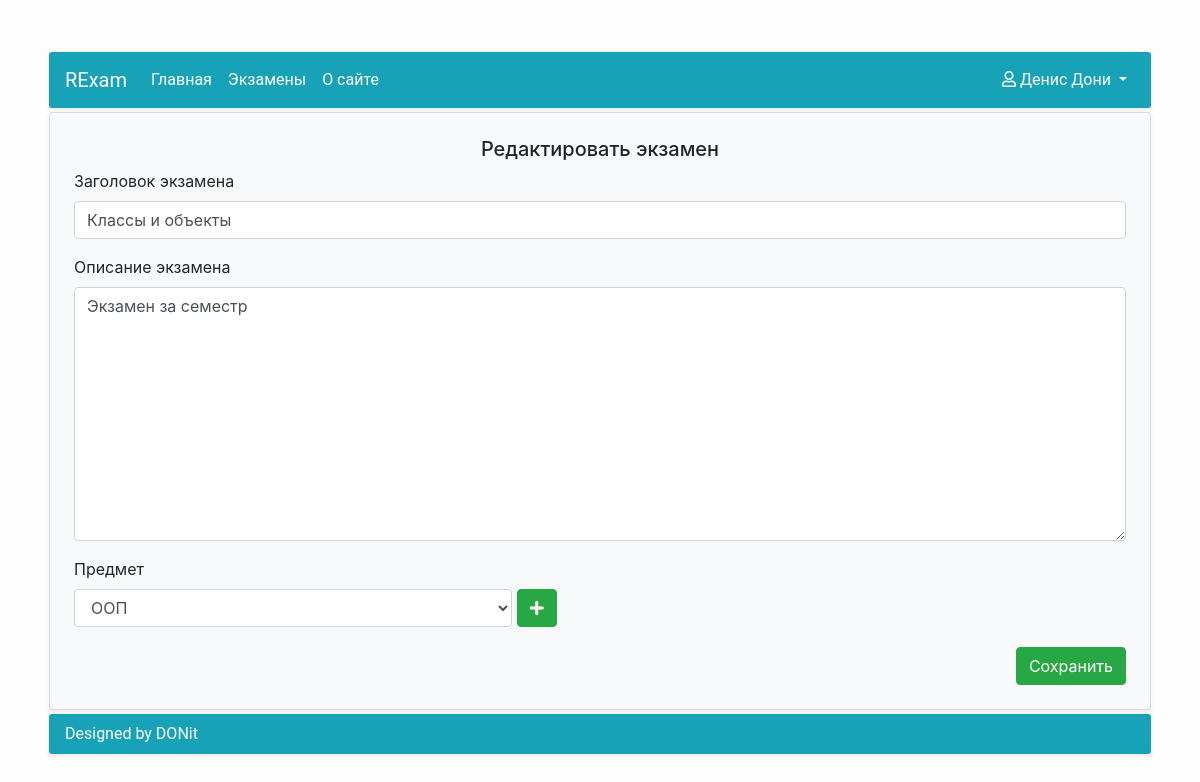
The app's page /exams/exam_update/18 (signed in) with its own data.
### Accounts/models.py (models this page shows, shortened)
class UserAccount(AbstractUser):
    middle_name = models.CharField(max_length=20, blank=True, null=False, verbose_name=u'Отчество')
    study_group = models.ForeignKey(StudyGroup, on_delete=models.SET_NULL, null=True, blank=True)
    REQUIRED_FIELDS = ['email', 'first_name', 'last_name']
    class Meta:
        verbose_name = u'Пользователь'
        verbose_name_plural = u'Пользователи'

### Exams/models.py (models this page shows, shortened)
class Exam(Model):
    exam_header = CharField(max_length=30, blank=False, null=False, verbose_name=u'Заголовок экзамена')
    exam_description = TextField(blank=False, null=True, verbose_name=u'Описание экзамена')
    exam_date = DateField(auto_now_add=True, blank=False, null=True, verbose_name=u'Дата создания')
    exam_subject = ForeignKey(Subject, blank=False, null=True, on_delete=SET_NULL, verbose_name=u'Предмет')
    exam_author = ForeignKey(UserAccount, blank=False, null=True, on_delete=SET_NULL, verbose_name=u'Автор')
    class Meta:
        verbose_name = u'Экзамен'
        verbose_name_plural = u'Экзамены'

### Exams/views.py (the view, shortened to what this page needs)
# urls.py: path('exam_update/<pk>', ExamUpdate.as_view(), name='ExamUpdate'),
class ExamUpdate(PermissionRequiredMixin, UpdateView):
    model = Exam
    permission_required = 'Exams.change_exam'
    form_class = ExamsCreateForm
    template_name = 'Exams/ExamUpdate.html'

### Exams/forms.py
class ExamsCreateForm(ModelForm):
    class Meta:
        model = Exam
        fields = ('exam_header', 'exam_description', 'exam_subject')
        widgets = {
            'exam_header': TextInput(attrs={'class': 'form-control', 'placeholder': 'Заголовок'}),
            'exam_description': Textarea(attrs={'class': 'form-control', 'placeholder': 'Описание'}),
            'exam_subject': Select(attrs={'class': 'form-control col-5 d-inline', 'placeholder': 'Предмет'})
        }

### Exams/models.py (called while the page is built)
    def __str__(self):
        return self.name

### Exams/templates/Exams/ExamUpdate.html (shortened to what this page needs)
{% extends 'RExam/BaseContent.html' %}
{% block content %}
    <div class="card bg-light shadow-sm m-1">
        <form class="p-4" action="" method="post" enctype="multipart/form-data">
            <h5 class="text-center">Редактировать экзамен</h5>
            {% for field in form %}
                {% if forloop.last %}
                    <div class="form-group">
                        <label class="d-block" for="{{ field.id_for_label }}">{{ field.label }}</label>
                        {{ field }}
                        <a href="{% url 'SubjectCreate' %}" class="btn btn-success mb-1"><i
                                class="fas fa-plus"></i></a>
                    </div>
                {% else %}
                    <div class="form-group">
                        <label class="d-block" for="{{ field.id_for_label }}">{{ field.label }}</label>
                        {{ field }}
                    </div>
                {% endif %}
            {% endfor %}
            <div class="d-flex justify-content-end">
                <button class="btn btn-success" type="submit">Сохранить</button>
            </div>
        </form>
    </div>
{% endblock content %}

### RExam/templates/RExam/BaseContent.html (shortened to what this page needs)
{% extends 'RExam/base.html' %}
{% block body_start %}
    <div class="d-flex justify-content-center h-100">
        <div class="container mt-lg-5">
            <nav class="navbar navbar-expand-lg navbar-dark bg-info menu shadow-sm m-1">
                <a class="navbar-brand" href="">RExam</a>
                <div class="collapse navbar-collapse" id="navbarSupportedContent">
                    <ul class="navbar-nav mr-auto">
                        <li class="nav-item active">
                            <a class="nav-link" href="{% url 'HomePage' %}">Главная</a>
                        </li>
                        <li class="nav-item active">
                            <a class="nav-link" href="{% url 'ListExams' %}">Экзамены</a>
                        </li>
                        <li class="nav-item active">
                            <a class="nav-link" href="{% url 'AboutPage' %}">О сайте</a>
                        </li>
                    </ul>
                    <ul class="nav navbar-nav navbar-right">
                        <li class="nav-item dropdown align-right">
                            <a class="nav-link dropdown-toggle active" href="#" id="navbarDropdown" role="button"
                               data-toggle="dropdown"
                               aria-haspopup="true" aria-expanded="false"><i class="far fa-user"></i>
                                {{ user.get_full_name }}
                            </a>
                        </li>
                    </ul>
                </div>
            </nav>
            {% block content %}{% endblock content %}
            <div class="footer shadow-sm m-1">
                <div class="footer-content bg-info">Designed by DONit</div>
            </div>
        </div>
    </div>
{% endblock body_start %}

### RExam/static/RExam/style.css (style rules this page uses)
html, body { height: 100%; margin: 0; padding: 0; }
body { background: #fdfdfd; }
.footer-content { font-family: Roboto, sans-serif; border-radius: 3px; color: white; padding: .5rem 1rem; }
.menu { font-family: Roboto, sans-serif; border-radius: 3px; }

### records on screen
UserAccount: get_full_name "Денис Дони"
Exam: form "Классы и объекты" "Экзамен за семестр", form "ООП"

### other values on screen
{{ field.label }} "Заголовок экзамена" "Описание экзамена"
{{ field.label }} "Предмет"
